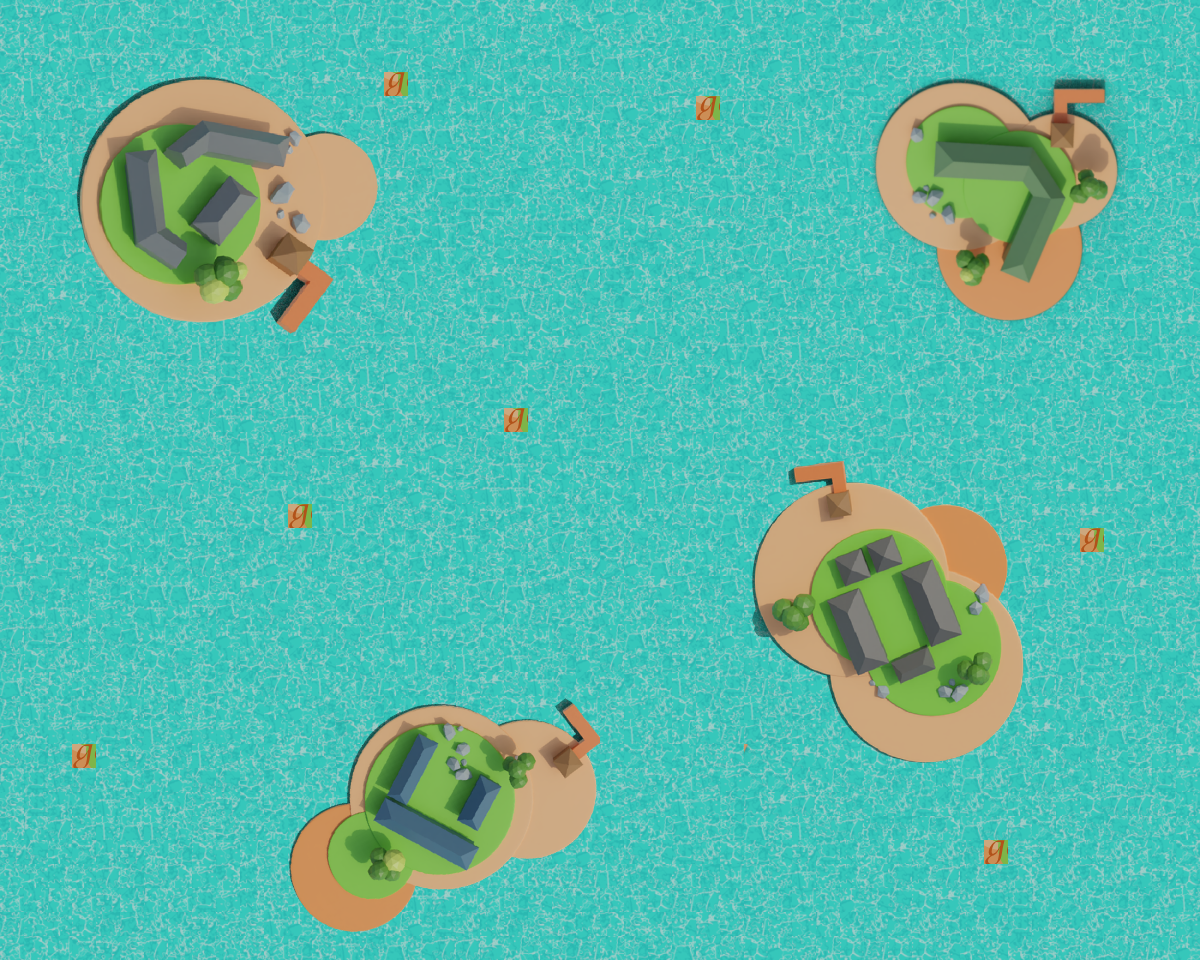

A 2D game scene composited from a Tiled map and its tileset images. What follows is a short description and the map's XML, with each tile layer's data collapsed to a summary:
An orthogonal 50x40 tile map with 24x24 px tiles, 2 tile layers (Ocean, Islands).

<map version="1.5" tiledversion="1.7.2" orientation="orthogonal" renderorder="right-down" width="50" height="40" tilewidth="24" tileheight="24" infinite="0" nextlayerid="3" nextobjectid="1">
 <tileset firstgid="1" source="YorkPirates.tsx" />
 <layer id="1" name="Ocean" width="50" height="40">
  <data>[2000 cells, 2000 non-empty, 36 distinct tile ids]</data>
 </layer>
 <layer id="2" name="Islands" width="50" height="40">
  <data>[2000 cells, 530 non-empty, 518 distinct tile ids]</data>
 </layer>
</map>
